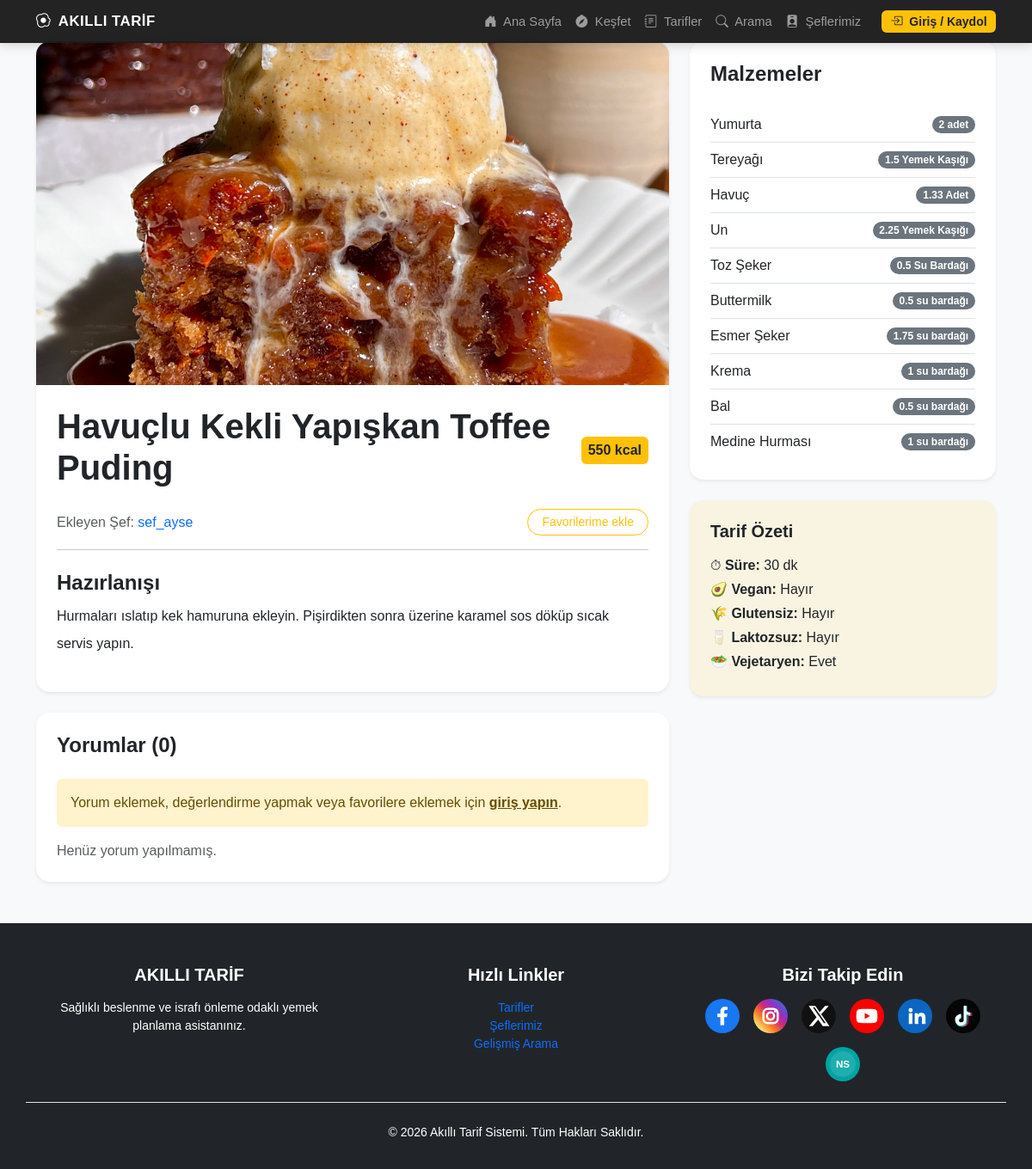
/recipe-detail.php?id=84, run on the app's committed database.
### tables this page shows
CREATE TABLE IF NOT EXISTS `recipes` (
  `recipe_id` int(11) NOT NULL AUTO_INCREMENT,
  `chef_id` int(11) DEFAULT NULL,
  `title` varchar(255) NOT NULL,
  `instructions` text NOT NULL,
  `preparation_time` int(11) DEFAULT NULL,
  `calories` int(11) DEFAULT NULL,
  `is_vegan` tinyint(1) DEFAULT 0,
  `is_gluten_free` tinyint(1) DEFAULT 0,
  `is_sugar_free` tinyint(1) DEFAULT 0,
  `image_path` varchar(255) DEFAULT NULL,
  `is_lactose_free` tinyint(1) DEFAULT 0,
  `is_vegetarian` tinyint(1) DEFAULT 0,
  PRIMARY KEY (`recipe_id`),
  KEY `chef_id` (`chef_id`)
);

CREATE TABLE IF NOT EXISTS `users` (
  `user_id` int(11) NOT NULL AUTO_INCREMENT,
  `username` varchar(50) NOT NULL,
  `email` varchar(100) NOT NULL,
  `password` varchar(255) NOT NULL,
  `role` enum('admin','chef','user') DEFAULT 'user',
  `daily_calorie_target` int(11) DEFAULT 2000,
  `created_at` timestamp NULL DEFAULT current_timestamp(),
  `is_active` smallint(6) DEFAULT 0,
  `activation_code` varchar(50) DEFAULT NULL,
  `activation_expiry` datetime DEFAULT NULL,
  `requested_role` varchar(20) DEFAULT 'user',
  `reset_code` varchar(10) DEFAULT NULL,
  `reset_expiry` datetime DEFAULT NULL,
  `profile_image` varchar(255) DEFAULT NULL,
  `chef_document` varchar(255) DEFAULT NULL,
  PRIMARY KEY (`user_id`),
  UNIQUE KEY `username` (`username`),
  UNIQUE KEY `email` (`email`)
);

CREATE TABLE IF NOT EXISTS `recipe_ingredients` (
  `recipe_id` int(11) NOT NULL,
  `ingredient_id` int(11) NOT NULL,
  `amount` decimal(10,2) DEFAULT NULL,
  PRIMARY KEY (`recipe_id`,`ingredient_id`),
  KEY `ingredient_id` (`ingredient_id`)
);

CREATE TABLE IF NOT EXISTS `ingredients` (
  `ingredient_id` int(11) NOT NULL AUTO_INCREMENT,
  `ingredient_name` varchar(100) NOT NULL,
  `unit` varchar(20) DEFAULT NULL,
  `category` varchar(50) DEFAULT NULL,
  PRIMARY KEY (`ingredient_id`),
  UNIQUE KEY `ingredient_name` (`ingredient_name`)
);

### functions/recipes.php (called while the page is built, shortened)
<?php
function getRecipeById(PDO $db, int $recipe_id): ?array
{
    $stmt = $db->prepare("SELECT r.*, u.user_id as chefId, u.user_id, u.username as chef_name, u.profile_image as profile_image, AVG(c.rating) as avg_rating, COUNT(c.comment_id) AS review_count
                           FROM recipes r
                           LEFT JOIN users u ON r.chef_id = u.user_id
                           LEFT JOIN comments c ON r.recipe_id = c.recipe_id
                           WHERE r.recipe_id = ?
                           GROUP BY r.recipe_id");
    $stmt->execute([$recipe_id]);
    $recipe = $stmt->fetch();
    return $recipe ?: null;
}
function getRecipeIngredients(PDO $db, int $recipe_id): array
{
    $stmt = $db->prepare("SELECT i.ingredient_id, i.ingredient_name, ri.amount, i.unit
                               FROM recipe_ingredients ri
                               JOIN ingredients i ON ri.ingredient_id = i.ingredient_id
                               WHERE ri.recipe_id = ?");
    $stmt->execute([$recipe_id]);
    return $stmt->fetchAll();
}

### functions/auth.php (called while the page is built, shortened)
<?php
function isLoggedIn(): bool
{
    return isset($_SESSION['user_id']);
}

### functions/comments.php (called while the page is built, shortened)
<?php
function getRecipeComments(PDO $db, int $recipe_id): array
{
    $stmt = $db->prepare("SELECT c.*, u.username FROM comments c
                               JOIN users u ON c.user_id = u.user_id
                               WHERE c.recipe_id = ? ORDER BY c.created_at DESC");
    $stmt->execute([$recipe_id]);
    return $stmt->fetchAll();
}

### recipe-detail.php (the view, shortened to what this page needs)
<?php
require_once 'functions/db.php';
require_once 'functions/recipes.php';
require_once 'functions/comments.php';
require_once 'functions/auth.php';
$recipe_id = isset($_GET['id']) ? (int)$_GET['id'] : 0;
$is_logged_in = isLoggedIn();
try {
    $recipe = getRecipeById($db, $recipe_id);
    $ingredients = getRecipeIngredients($db, $recipe_id);
    $comments = getRecipeComments($db, $recipe_id);
    $is_favorite = $is_logged_in ? isFavorite($db, $_SESSION['user_id'], $recipe_id) : false;
} catch (PDOException $e) {
    die("Hata: " . $e->getMessage());
}
?>
<!DOCTYPE html>
<html lang="tr">
<head>
    <link href="css/bootstrap.min.css" rel="stylesheet">
    <link rel="stylesheet" href="css/styles.css">
</head>
<body class="bg-light">
    <header>
        <?php
            require_once 'functions/header.php';
        ?>
    </header>
    <div class="container my-5">
        <div class="row">
            <div class="col-md-8">
                <div class="card border-0 shadow-sm rounded-4 overflow-hidden mb-4">
                    <img src="img/recipe/<?php echo htmlspecialchars($recipe['image_path'] ?: 'default-food.jpg'); ?>" class="img-fluid w-100" style="max-height: 400px; object-fit: cover;">
                    <div class="card-body p-4">
                        <div class="d-flex justify-content-between align-items-center mb-3">
                            <h1 class="fw-bold"><?php echo htmlspecialchars($recipe['title']); ?></h1>
                            <span class="badge bg-warning text-dark p-2 fs-6"><?php echo $recipe['calories']; ?> kcal</span>
                        </div>
                        <div class="d-flex flex-wrap justify-content-between align-items-center gap-3">
                            <p class="text-muted mb-0">Ekleyen Şef: <a href="chef-recipes.php?id=<?php echo $recipe['chef_id']; ?>" class="text-decoration-none"><?php echo htmlspecialchars($recipe['chef_name'] ?? 'Bilinmiyor'); ?></a></p>
                            <?php if ($is_logged_in): ?>
                                <?php if ($is_favorite): ?>
                                    <a href="my-favorites.php" class="btn btn-success btn-sm rounded-pill px-3">Favorilerimde</a>
                                <?php else: ?>
                                    <form method="POST" action="recipe-detail.php?id=<?php echo $recipe_id; ?>">
                                        <input type="hidden" name="action" value="add_favorite">
                                        <button type="submit" class="btn btn-warning btn-sm rounded-pill px-3">Favorilerime ekle</button>
                                    </form>
                                <?php endif; ?>
                            <?php else: ?>
                                <a href="auth.php" class="btn btn-outline-warning btn-sm rounded-pill px-3">Favorilerime ekle</a>
                            <?php endif; ?>
                        </div>
                        <hr>
                        <h4 class="fw-bold mt-4">Hazırlanışı</h4>
                        <p class="lh-lg"><?php echo nl2br(htmlspecialchars($recipe['instructions'])); ?></p>
                    </div>
                </div>
                <div class="card border-0 shadow-sm rounded-4 p-4">
                    <h4 class="fw-bold mb-4">Yorumlar (<?php echo count($comments); ?>)</h4>
                    <?php if ($is_logged_in): ?>
                        <form method="POST" action="recipe-detail.php?id=<?php echo $recipe_id; ?>" class="border-bottom pb-4 mb-4">
                            <input type="hidden" name="action" value="add_comment">
                            <div class="mb-3">
                                <label class="form-label fw-semibold d-block">Değerlendirme</label>
                                <div class="star-rating mb-2">
                                    <input type="radio" name="rating" id="star5" value="5" required>
                                    <label for="star5" title="5 - Harika">★</label>
                                    <input type="radio" name="rating" id="star4" value="4">
                                    <label for="star4" title="4 - Çok iyi">★</label>
                                    <input type="radio" name="rating" id="star3" value="3">
                                    <label for="star3" title="3 - İyi">★</label>
                                    <input type="radio" name="rating" id="star2" value="2">
                                    <label for="star2" title="2 - Orta">★</label>
                                    <input type="radio" name="rating" id="star1" value="1">
                                    <label for="star1" title="1 - Zayıf">★</label>
                                </div>
                                <span class="star-rating-text" id="rating-text">Puan seçin</span>
                            </div>
                            <div class="mb-3">
                                <label for="comment_text" class="form-label fw-semibold">Yorumunuz</label>
                                <textarea name="comment_text" id="comment_text" class="form-control" rows="4" required></textarea>
                            </div>
                            <button type="submit" class="btn btn-warning fw-bold">Yorum ekle</button>
                        </form>
                    <?php else: ?>
                        <div class="alert alert-warning border-0">
                            Yorum eklemek, değerlendirme yapmak veya favorilere eklemek için <a href="auth.php" class="alert-link">giriş yapın</a>.
                        </div>
                    <?php endif; ?>
                    <?php if (!$comments): ?>
                        <p class="text-muted mb-0">Henüz yorum yapılmamış.</p>
                    <?php endif; ?>
                </div>
            </div>
            <div class="col-md-4">
                <div class="card border-0 shadow-sm rounded-4 p-4 mb-4">
                    <h4 class="fw-bold mb-4">Malzemeler</h4>
                    <ul class="list-group list-group-flush">
                        <?php foreach($ingredients as $ing): ?>
                            <li class="list-group-item d-flex justify-content-between align-items-center px-0">
                                <?php echo htmlspecialchars($ing['ingredient_name']); ?>
                                <span class="badge bg-secondary rounded-pill">
                                    <?php echo (float)$ing['amount'] . ' ' . $ing['unit']; ?>
                                </span>
                            </li>
                        <?php endforeach; ?>
                    </ul>
                </div>
                <div class="card border-0 shadow-sm rounded-4 p-4 bg-warning bg-opacity-10">
                    <h5 class="fw-bold mb-3">Tarif Özeti</h5>
                    <p class="mb-1">⏱ <strong>Süre:</strong> <?php echo $recipe['preparation_time']; ?> dk</p>
                    <p class="mb-1">🥑 <strong>Vegan:</strong> <?php echo $recipe['is_vegan'] ? 'Evet' : 'Hayır'; ?></p>
                    <p class="mb-1">🌾 <strong>Glutensiz:</strong> <?php echo $recipe['is_gluten_free'] ? 'Evet' : 'Hayır'; ?></p>
                    <p class="mb-1">🥛 <strong>Laktozsuz:</strong> <?php echo $recipe['is_lactose_free'] ? 'Evet' : 'Hayır'; ?></p>
                    <p class="mb-1">🥗 <strong>Vejetaryen:</strong> <?php echo $recipe['is_vegetarian'] ? 'Evet' : 'Hayır'; ?></p>
                </div>
            </div>
        </div>
    </div>
    <?php require_once 'functions/footer.php'; ?>
</body>
</html>

### data on the page
recipes: image_path (picture), title "Havuçlu Kekli Yapışkan Toffee Puding", calories "550", users.username "sef_ayse", instructions "Hurmaları ıslatıp kek hamuruna ekleyin. Pişirdikten sonra üzerine karamel sos döküp sıcak servis yapın.", preparation_time "30"
recipe_ingredients: ingredient.ingredient_name "Yumurta", amount "2", ingredient.unit "adet"
recipe_ingredients: ingredient.ingredient_name "Tereyağı", amount "1.5", ingredient.unit "Yemek Kaşığı"
recipe_ingredients: ingredient.ingredient_name "Havuç", amount "1.33", ingredient.unit "Adet"
recipe_ingredients: ingredient.ingredient_name "Un", amount "2.25", ingredient.unit "Yemek Kaşığı"
recipe_ingredients: ingredient.ingredient_name "Toz Şeker", amount "0.5", ingredient.unit "Su Bardağı"
recipe_ingredients: ingredient.ingredient_name "Buttermilk", amount "0.5", ingredient.unit "su bardağı"
recipe_ingredients: ingredient.ingredient_name "Esmer Şeker", amount "1.75", ingredient.unit "su bardağı"
recipe_ingredients: ingredient.ingredient_name "Krema", amount "1", ingredient.unit "su bardağı"
recipe_ingredients: ingredient.ingredient_name "Bal", amount "0.5", ingredient.unit "su bardağı"
recipe_ingredients: ingredient.ingredient_name "Medine Hurması", amount "1", ingredient.unit "su bardağı"

### other printed values
count($comments) "0"
